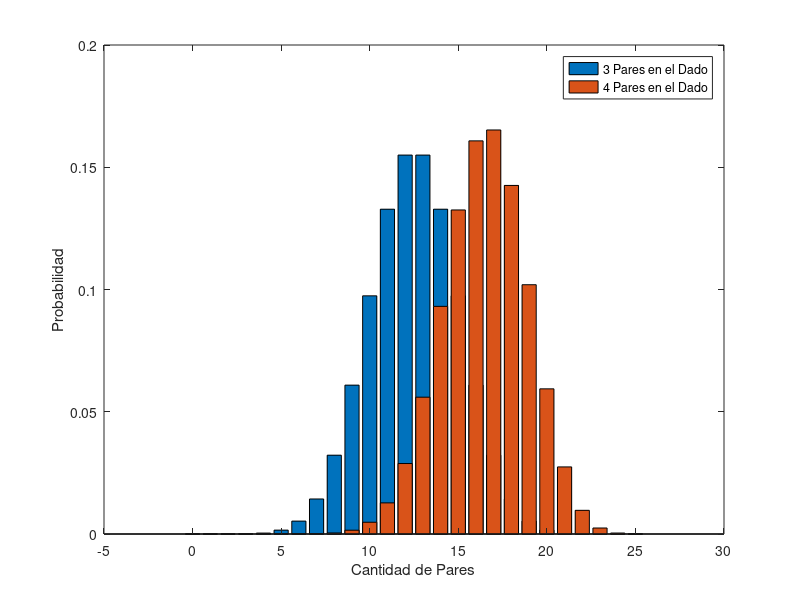

MATLAB code to generate this figure: (Note: this script raises an error after producing the figure.)
%% 4a.	Defina dos hipótesis diferentes con respecto al funcionamiento del dado y tradúzcalas a parámetros específicos de una distribución de probabilidad relevante. [1p]

n=25
X1=0:n
X2=0:n

%probabilidad de dado normal 3 pares posible de 6 = 3/6 = 1/2
P1 = 0.5
%probabilidad que el dado tuviese 4 numeros pares 6 = 4/6 = 2/3
P2 = 0.66

D1 = binopdf(X1,n,P1)
D2 = binopdf(X2,n,P2)


%% 4b.	Grafique ambas distribuciones en un mismo gráfico. [1p]

figure("Name", "4a."), 
bar(X1,D1,'DisplayName','3 Pares en el Dado')
hold on
bar(X2,D2,'DisplayName','4 Pares en el Dado')
xlabel("Cantidad de Pares")
ylabel("Probabilidad")
hold off
lgd1 = legend;
%%	4c. Calcule la probabilidad P(X=15|Bino_(n,p) ) de obtener el valor X=15 en su variable, como función del parámetro p. Para ello, elija un conjunto de valores de p y calcule en cada caso la probabilidad requerida. [1p]

p = 0.5
X3 = 0:n
X=15

%valores de p
D3=binopdf(X3,n,p)
%probabilidad de X=15
D4=binopdf(X,n,p)


%%	4d. Presente los resultados de la pregunta c en un gráfico P(X=15|Bino_(n,p) ) versus p. [1p]

figure("Name","4d")
bar(X3,P3,'DisplayName','Probabilidad del Dado')
hold on
%cantidad de pares
bar(15,P4,'y','DisplayName','Probabilidad de X=15')
xlabel("Posibles Valores X")
ylabel("Probabilidad")
hold off
lgd1 = legend;


%% 5a.	Defina una variable aleatoria X que: se distribuya de manera uniforme, sea simulable en código Matlab y sea diferente a las analizadas en clases, [1p]


%disparos de una pistola calibre 
%bolitas de una tombola con reposicion
%sacar fichas de token de una bolsa en un juego de rol
%robar cartas de un maso con reposicion
n=500
nn=6
p=1/nn
X5=1:nn

%% 5b.	Calcule el valor esperado E[X] y la varianza E[〖(X-μ)〗^2]. [1p]

%valor_esperado
EX=sum(X5*p)

%varianza E[〖(X-μ)〗^2]
EXArray=power((X5-EX),2)
varianza = sum(EXArray)

%% 5c. Produzca un conjunto de N valores de la variable (N≥500), y construya la distribución de probabilidad “empírica” de la variable a partir de estos N valores. [2p]
%lanzar 

%empirica=randi([1 nn],n ,1)
empirica=randi([1 nn],n ,1)
m=100
value_unique_empirica=unique(empirica) 
p_empirica = []
for j=1:numel(value_unique_empirica)
    cuantos=sum(empirica==value_unique_empirica(j))
    p_empirica(j) = cuantos/n    
end
figure("Name","5c")
bar(value_unique_empirica, p_empirica,'DisplayName','Valores')
xlabel("Posibles Valores")
ylabel("Probabilidad")
lgd1 = legend;

%mediaArray=[]
%for i=1:m
    %simuempirica=randi([1 nn],n ,1)
    %mediaArray(i) = mean(simuempirica)
%end
%figure,
%bar([1:6],MediaArra)

%% 5d.	Simule un procedimiento de muestreo de una población de la variable X, donde pueda tomar m muestras de tamaño n y calcular la media de cada muestra. [1p]

nnn=15
mmm=100

simuempirica2=randi([1 6],nnn ,mmm)
prom=mean(simuempirica2)
prom=round(prom,1)
value_unique_empirica2=unique(prom) 
p_empirica2 = []
for ii=1:numel(value_unique_empirica2)
    
    cuantos=sum(prom==value_unique_empirica2(ii))
    p_empirica2(ii) = cuantos/mmm
    
end

figure("Name","5d")
bar(value_unique_empirica2, p_empirica2,'DisplayName',mmm + " muestras de n =" + nnn)
xlabel("Media Muestral")
ylabel("Probabilidad")
lgd1 = legend;


%calcualr mu despues
Mu=3.5
%figure
%bar(mediaArray2(i))

%% 5e.	Construya y grafique distribuciones muestrales de la media para n=5, n=10, n=20, n=30. Para ello utilice m≥100. [1p]

%n=10, n=10, n=10, n=30

nArray=[15 10 20 30]
mmm=100
for xx=1:numel(nArray)
    simuempirica2=randi([1 6],nArray(xx) ,mmm)
    prom=mean(simuempirica2)
    prom=round(prom,1)
    value_unique_empirica2=unique(prom) 
    p_empirica2 = []
    for ii=1:numel(value_unique_empirica2)
        cuantos=sum(prom==value_unique_empirica2(ii))
        p_empirica2(ii) = cuantos/mmm
    end
    
    figure("Name","5e n="+nArray(xx))
    bar(value_unique_empirica2, p_empirica2,'DisplayName',mmm + " muestras de n =" + nArray(xx))
    xlabel("Media Muestral")
    ylabel("Probabilidad")
    lgd1 = legend;
    
end 





%% 5f.	Grafique las medias de las distribuciones muestrales como función del tamaño de muestra n, para n desde 2 hasta 100. Incluya en el gráfico, como referencia, el valor teórico de la población μ=E[X]. [1p] 


nInicio=2
nFin=100
nArray=nInicio:nFin
mmm=100
p_empirica=[]
for xx=1:numel(nArray)
    simuempirica2=randi([1 6],nArray(xx) ,mmm)
    prom=mean(simuempirica2)
    prom=round(prom,1)
    value_unique_empirica2=unique(prom) 
    p_empirica2 = []
    for ii=1:numel(value_unique_empirica2)
        cuantos=sum(prom==value_unique_empirica2(ii))
        p_empirica2(ii) = cuantos/mmm
    end
    
    p_empirica3(xx)=mean(p_empirica2)
    
end 

 figure("Name","5f n="+nInicio+" hasta " +nFin) 
    bar(value_unique_empirica2, p_empirica2,'DisplayName',mmm + " muestras de n =" + nArray(xx))
    xlabel("Media Muestral de las Muestras")
    ylabel("Probabilidad")
    lgd1 = legend;
